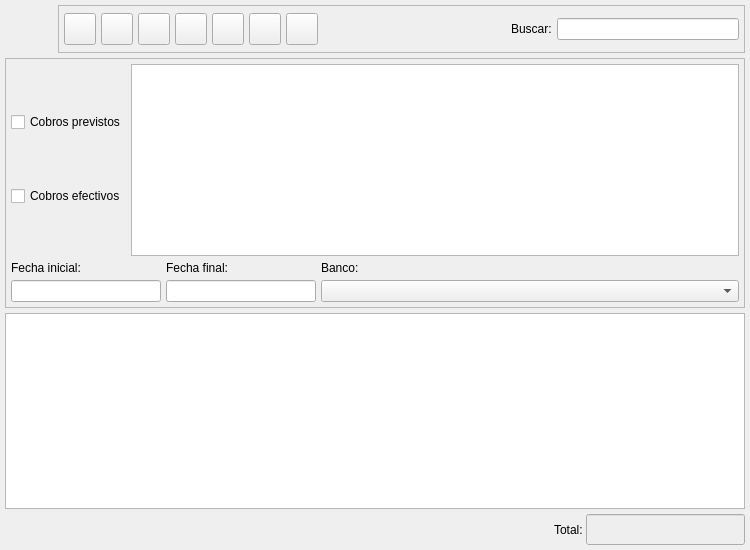
<ui version="4.0" >
 <author>Tomeu Borras Riera</author>
 <class>CobrosListBase</class>
 <widget class="QWidget" name="CobrosListBase" >
  <property name="enabled" >
   <bool>true</bool>
  </property>
  <property name="geometry" >
   <rect>
    <x>0</x>
    <y>0</y>
    <width>750</width>
    <height>550</height>
   </rect>
  </property>
  <property name="windowTitle" >
   <string>Cobros de clientes</string>
  </property>
  <property name="windowIcon" >
   <iconset resource="../../../bulmages.qrc" >
    <normaloff>:/Images/receive-list.svg</normaloff>:/Images/receive-list.svg</iconset>
  </property>
  <layout class="QGridLayout" >
   <property name="margin" >
    <number>5</number>
   </property>
   <property name="spacing" >
    <number>5</number>
   </property>
   <item row="1" column="0" >
    <widget class="QFrame" name="m_busqueda" >
     <property name="minimumSize" >
      <size>
       <width>16</width>
       <height>140</height>
      </size>
     </property>
     <property name="frameShape" >
      <enum>QFrame::StyledPanel</enum>
     </property>
     <property name="frameShadow" >
      <enum>QFrame::Raised</enum>
     </property>
     <layout class="QGridLayout" >
      <property name="margin" >
       <number>5</number>
      </property>
      <property name="spacing" >
       <number>5</number>
      </property>
      <item row="1" column="2" >
       <widget class="QLabel" name="textLabel1_5" >
        <property name="text" >
         <string>Banco:</string>
        </property>
       </widget>
      </item>
      <item row="2" column="2" >
       <widget class="BusquedaBanco" name="mui_idbanco" >
        <property name="sizePolicy" >
         <sizepolicy vsizetype="Fixed" hsizetype="Expanding" >
          <horstretch>0</horstretch>
          <verstretch>0</verstretch>
         </sizepolicy>
        </property>
        <property name="minimumSize" >
         <size>
          <width>200</width>
          <height>21</height>
         </size>
        </property>
       </widget>
      </item>
      <item row="1" column="1" >
       <widget class="QLabel" name="textLabel1_4_2" >
        <property name="text" >
         <string>Fecha final:</string>
        </property>
       </widget>
      </item>
      <item row="2" column="1" >
       <widget class="BusquedaFecha" name="m_fechafin" >
        <property name="sizePolicy" >
         <sizepolicy vsizetype="Preferred" hsizetype="Fixed" >
          <horstretch>0</horstretch>
          <verstretch>0</verstretch>
         </sizepolicy>
        </property>
        <property name="minimumSize" >
         <size>
          <width>150</width>
          <height>21</height>
         </size>
        </property>
       </widget>
      </item>
      <item row="1" column="0" >
       <widget class="QLabel" name="textLabel1_4" >
        <property name="text" >
         <string>Fecha inicial:</string>
        </property>
       </widget>
      </item>
      <item row="2" column="0" >
       <widget class="BusquedaFecha" name="m_fechain" >
        <property name="sizePolicy" >
         <sizepolicy vsizetype="Preferred" hsizetype="Fixed" >
          <horstretch>0</horstretch>
          <verstretch>0</verstretch>
         </sizepolicy>
        </property>
        <property name="minimumSize" >
         <size>
          <width>150</width>
          <height>21</height>
         </size>
        </property>
       </widget>
      </item>
      <item row="0" column="0" colspan="3" >
       <layout class="QHBoxLayout" >
        <property name="spacing" >
         <number>5</number>
        </property>
        <property name="margin" >
         <number>0</number>
        </property>
        <item>
         <layout class="QVBoxLayout" >
          <property name="spacing" >
           <number>6</number>
          </property>
          <property name="margin" >
           <number>0</number>
          </property>
          <item>
           <widget class="QCheckBox" name="mui_previsiones" >
            <property name="text" >
             <string>Cobros previstos</string>
            </property>
           </widget>
          </item>
          <item>
           <widget class="QCheckBox" name="mui_efectivos" >
            <property name="text" >
             <string>Cobros efectivos</string>
            </property>
           </widget>
          </item>
         </layout>
        </item>
        <item>
         <widget class="Busqueda" name="m_cliente" >
          <property name="sizePolicy" >
           <sizepolicy vsizetype="Preferred" hsizetype="Expanding" >
            <horstretch>0</horstretch>
            <verstretch>0</verstretch>
           </sizepolicy>
          </property>
          <property name="minimumSize" >
           <size>
            <width>250</width>
            <height>0</height>
           </size>
          </property>
         </widget>
        </item>
       </layout>
      </item>
     </layout>
    </widget>
   </item>
   <item row="2" column="0" >
    <widget class="CobrosListSubForm" name="mui_list" />
   </item>
   <item row="3" column="0" >
    <layout class="QHBoxLayout" >
     <property name="spacing" >
      <number>3</number>
     </property>
     <property name="margin" >
      <number>0</number>
     </property>
     <item>
      <spacer>
       <property name="orientation" >
        <enum>Qt::Horizontal</enum>
       </property>
       <property name="sizeType" >
        <enum>QSizePolicy::Expanding</enum>
       </property>
       <property name="sizeHint" stdset="0" >
        <size>
         <width>340</width>
         <height>21</height>
        </size>
       </property>
      </spacer>
     </item>
     <item>
      <widget class="QLabel" name="textLabel1_3" >
       <property name="text" >
        <string>Total:</string>
       </property>
      </widget>
     </item>
     <item>
      <widget class="QLineEdit" name="m_total" >
       <property name="enabled" >
        <bool>true</bool>
       </property>
       <property name="sizePolicy" >
        <sizepolicy vsizetype="Fixed" hsizetype="Preferred" >
         <horstretch>0</horstretch>
         <verstretch>0</verstretch>
        </sizepolicy>
       </property>
       <property name="minimumSize" >
        <size>
         <width>150</width>
         <height>0</height>
        </size>
       </property>
       <property name="palette" >
        <palette>
         <active>
          <colorrole role="Base" >
           <brush brushstyle="SolidPattern" >
            <color alpha="255" >
             <red>238</red>
             <green>238</green>
             <blue>238</blue>
            </color>
           </brush>
          </colorrole>
         </active>
         <inactive>
          <colorrole role="Base" >
           <brush brushstyle="SolidPattern" >
            <color alpha="255" >
             <red>238</red>
             <green>238</green>
             <blue>238</blue>
            </color>
           </brush>
          </colorrole>
         </inactive>
         <disabled>
          <colorrole role="Base" >
           <brush brushstyle="SolidPattern" >
            <color alpha="255" >
             <red>255</red>
             <green>255</green>
             <blue>255</blue>
            </color>
           </brush>
          </colorrole>
         </disabled>
        </palette>
       </property>
       <property name="font" >
        <font>
         <family>Sans Serif</family>
         <pointsize>12</pointsize>
         <weight>75</weight>
         <italic>false</italic>
         <bold>true</bold>
         <underline>false</underline>
         <strikeout>false</strikeout>
        </font>
       </property>
       <property name="alignment" >
        <set>Qt::AlignRight</set>
       </property>
       <property name="readOnly" >
        <bool>true</bool>
       </property>
      </widget>
     </item>
    </layout>
   </item>
   <item row="0" column="0" >
    <layout class="QHBoxLayout" >
     <property name="spacing" >
      <number>5</number>
     </property>
     <property name="margin" >
      <number>0</number>
     </property>
     <item>
      <widget class="QLabel" name="label" >
       <property name="minimumSize" >
        <size>
         <width>48</width>
         <height>48</height>
        </size>
       </property>
       <property name="maximumSize" >
        <size>
         <width>48</width>
         <height>48</height>
        </size>
       </property>
       <property name="text" >
        <string/>
       </property>
       <property name="pixmap" >
        <pixmap resource="../../../bulmages.qrc" >:/Images/receive-list.svg</pixmap>
       </property>
       <property name="scaledContents" >
        <bool>true</bool>
       </property>
      </widget>
     </item>
     <item>
      <widget class="QFrame" name="m_botonera" >
       <property name="frameShape" >
        <enum>QFrame::StyledPanel</enum>
       </property>
       <property name="frameShadow" >
        <enum>QFrame::Raised</enum>
       </property>
       <layout class="QHBoxLayout" >
        <property name="spacing" >
         <number>5</number>
        </property>
        <property name="margin" >
         <number>5</number>
        </property>
        <item>
         <widget class="QToolButton" name="mui_crear" >
          <property name="minimumSize" >
           <size>
            <width>32</width>
            <height>32</height>
           </size>
          </property>
          <property name="maximumSize" >
           <size>
            <width>32</width>
            <height>32</height>
           </size>
          </property>
          <property name="toolTip" >
           <string>Nuevo cobro</string>
          </property>
          <property name="whatsThis" >
           <string>Nuevo cobro</string>
          </property>
          <property name="text" >
           <string/>
          </property>
          <property name="icon" >
           <iconset resource="../../../bulmages.qrc" >
            <normaloff>:/Images/document-new.svg</normaloff>:/Images/document-new.svg</iconset>
          </property>
          <property name="iconSize" >
           <size>
            <width>32</width>
            <height>32</height>
           </size>
          </property>
          <property name="shortcut" >
           <string>Ctrl+N</string>
          </property>
         </widget>
        </item>
        <item>
         <widget class="QToolButton" name="mui_editar" >
          <property name="minimumSize" >
           <size>
            <width>32</width>
            <height>32</height>
           </size>
          </property>
          <property name="maximumSize" >
           <size>
            <width>32</width>
            <height>32</height>
           </size>
          </property>
          <property name="toolTip" >
           <string>Editar cobro</string>
          </property>
          <property name="whatsThis" >
           <string>Editar cobro</string>
          </property>
          <property name="text" >
           <string/>
          </property>
          <property name="icon" >
           <iconset resource="../../../bulmages.qrc" >
            <normaloff>:/Images/document-open.svg</normaloff>:/Images/document-open.svg</iconset>
          </property>
          <property name="iconSize" >
           <size>
            <width>32</width>
            <height>32</height>
           </size>
          </property>
          <property name="shortcut" >
           <string>Ctrl+E</string>
          </property>
         </widget>
        </item>
        <item>
         <widget class="QToolButton" name="mui_borrar" >
          <property name="minimumSize" >
           <size>
            <width>32</width>
            <height>32</height>
           </size>
          </property>
          <property name="maximumSize" >
           <size>
            <width>32</width>
            <height>32</height>
           </size>
          </property>
          <property name="toolTip" >
           <string>Borrar cobro</string>
          </property>
          <property name="whatsThis" >
           <string>Borrar cobro</string>
          </property>
          <property name="text" >
           <string/>
          </property>
          <property name="icon" >
           <iconset resource="../../../bulmages.qrc" >
            <normaloff>:/Images/edit-delete.svg</normaloff>:/Images/edit-delete.svg</iconset>
          </property>
          <property name="iconSize" >
           <size>
            <width>32</width>
            <height>32</height>
           </size>
          </property>
          <property name="shortcut" >
           <string>Ctrl+D</string>
          </property>
         </widget>
        </item>
        <item>
         <widget class="QToolButton" name="mui_imprimir" >
          <property name="minimumSize" >
           <size>
            <width>32</width>
            <height>32</height>
           </size>
          </property>
          <property name="maximumSize" >
           <size>
            <width>32</width>
            <height>32</height>
           </size>
          </property>
          <property name="toolTip" >
           <string>Imprimir listado</string>
          </property>
          <property name="whatsThis" >
           <string>Imprimir listado</string>
          </property>
          <property name="text" >
           <string/>
          </property>
          <property name="icon" >
           <iconset resource="../../../bulmages.qrc" >
            <normaloff>:/Images/document-print.svg</normaloff>:/Images/document-print.svg</iconset>
          </property>
          <property name="iconSize" >
           <size>
            <width>32</width>
            <height>32</height>
           </size>
          </property>
          <property name="shortcut" >
           <string>Ctrl+P</string>
          </property>
         </widget>
        </item>
        <item>
         <widget class="QToolButton" name="mui_filtrar" >
          <property name="minimumSize" >
           <size>
            <width>32</width>
            <height>32</height>
           </size>
          </property>
          <property name="maximumSize" >
           <size>
            <width>32</width>
            <height>32</height>
           </size>
          </property>
          <property name="toolTip" >
           <string>Filtrar cobros</string>
          </property>
          <property name="whatsThis" >
           <string>Filtrar cobros</string>
          </property>
          <property name="text" >
           <string/>
          </property>
          <property name="icon" >
           <iconset resource="../../../bulmages.qrc" >
            <normaloff>:/Images/edit-find.svg</normaloff>:/Images/edit-find.svg</iconset>
          </property>
          <property name="iconSize" >
           <size>
            <width>32</width>
            <height>32</height>
           </size>
          </property>
          <property name="shortcut" >
           <string>Ctrl+F</string>
          </property>
          <property name="checkable" >
           <bool>true</bool>
          </property>
         </widget>
        </item>
        <item>
         <widget class="QToolButton" name="mui_configurar" >
          <property name="minimumSize" >
           <size>
            <width>32</width>
            <height>32</height>
           </size>
          </property>
          <property name="maximumSize" >
           <size>
            <width>32</width>
            <height>32</height>
           </size>
          </property>
          <property name="toolTip" >
           <string>Configurar listado</string>
          </property>
          <property name="whatsThis" >
           <string>Configurar listado</string>
          </property>
          <property name="text" >
           <string/>
          </property>
          <property name="icon" >
           <iconset resource="../../../bulmages.qrc" >
            <normaloff>:/Images/document-properties.svg</normaloff>:/Images/document-properties.svg</iconset>
          </property>
          <property name="iconSize" >
           <size>
            <width>32</width>
            <height>32</height>
           </size>
          </property>
          <property name="shortcut" >
           <string>Ctrl+B</string>
          </property>
          <property name="checkable" >
           <bool>true</bool>
          </property>
         </widget>
        </item>
        <item>
         <widget class="QToolButton" name="mui_actualizar" >
          <property name="minimumSize" >
           <size>
            <width>32</width>
            <height>32</height>
           </size>
          </property>
          <property name="maximumSize" >
           <size>
            <width>32</width>
            <height>32</height>
           </size>
          </property>
          <property name="toolTip" >
           <string>Actualizar listado</string>
          </property>
          <property name="whatsThis" >
           <string>Actualizar listado</string>
          </property>
          <property name="text" >
           <string/>
          </property>
          <property name="icon" >
           <iconset resource="../../../bulmages.qrc" >
            <normaloff>:/Images/view-refresh.svg</normaloff>:/Images/view-refresh.svg</iconset>
          </property>
          <property name="iconSize" >
           <size>
            <width>32</width>
            <height>32</height>
           </size>
          </property>
          <property name="shortcut" >
           <string>F5</string>
          </property>
         </widget>
        </item>
        <item>
         <widget class="QFrame" name="mui_plugbotones" >
          <property name="sizePolicy" >
           <sizepolicy vsizetype="Preferred" hsizetype="Minimum" >
            <horstretch>0</horstretch>
            <verstretch>0</verstretch>
           </sizepolicy>
          </property>
          <property name="frameShape" >
           <enum>QFrame::NoFrame</enum>
          </property>
          <property name="frameShadow" >
           <enum>QFrame::Plain</enum>
          </property>
          <property name="lineWidth" >
           <number>0</number>
          </property>
         </widget>
        </item>
        <item>
         <spacer>
          <property name="orientation" >
           <enum>Qt::Horizontal</enum>
          </property>
          <property name="sizeHint" stdset="0" >
           <size>
            <width>51</width>
            <height>34</height>
           </size>
          </property>
         </spacer>
        </item>
        <item>
         <widget class="QLabel" name="textLabel1" >
          <property name="text" >
           <string>Buscar:</string>
          </property>
         </widget>
        </item>
        <item>
         <widget class="QLineEdit" name="m_filtro" >
          <property name="minimumSize" >
           <size>
            <width>150</width>
            <height>0</height>
           </size>
          </property>
         </widget>
        </item>
       </layout>
      </widget>
     </item>
    </layout>
   </item>
  </layout>
 </widget>
 <layoutdefault spacing="3" margin="5" />
 <customwidgets>
  <customwidget>
   <class>BusquedaBanco</class>
   <extends>QComboBox</extends>
   <header>busquedabanco.h</header>
  </customwidget>
  <customwidget>
   <class>BusquedaFecha</class>
   <extends>QLineEdit</extends>
   <header>busquedafecha.h</header>
  </customwidget>
  <customwidget>
   <class>CobrosListSubForm</class>
   <extends>QTableWidget</extends>
   <header>cobroslist.h</header>
  </customwidget>
  <customwidget>
   <class>Busqueda</class>
   <extends>QTextEdit</extends>
   <header>busqueda.h</header>
  </customwidget>
 </customwidgets>
 <resources>
  <include location="../../../bulmages.qrc" />
 </resources>
 <connections>
  <connection>
   <sender>mui_filtrar</sender>
   <signal>toggled(bool)</signal>
   <receiver>m_busqueda</receiver>
   <slot>setShown(bool)</slot>
   <hints>
    <hint type="sourcelabel" >
     <x>241</x>
     <y>39</y>
    </hint>
    <hint type="destinationlabel" >
     <x>228</x>
     <y>69</y>
    </hint>
   </hints>
  </connection>
 </connections>
</ui>
